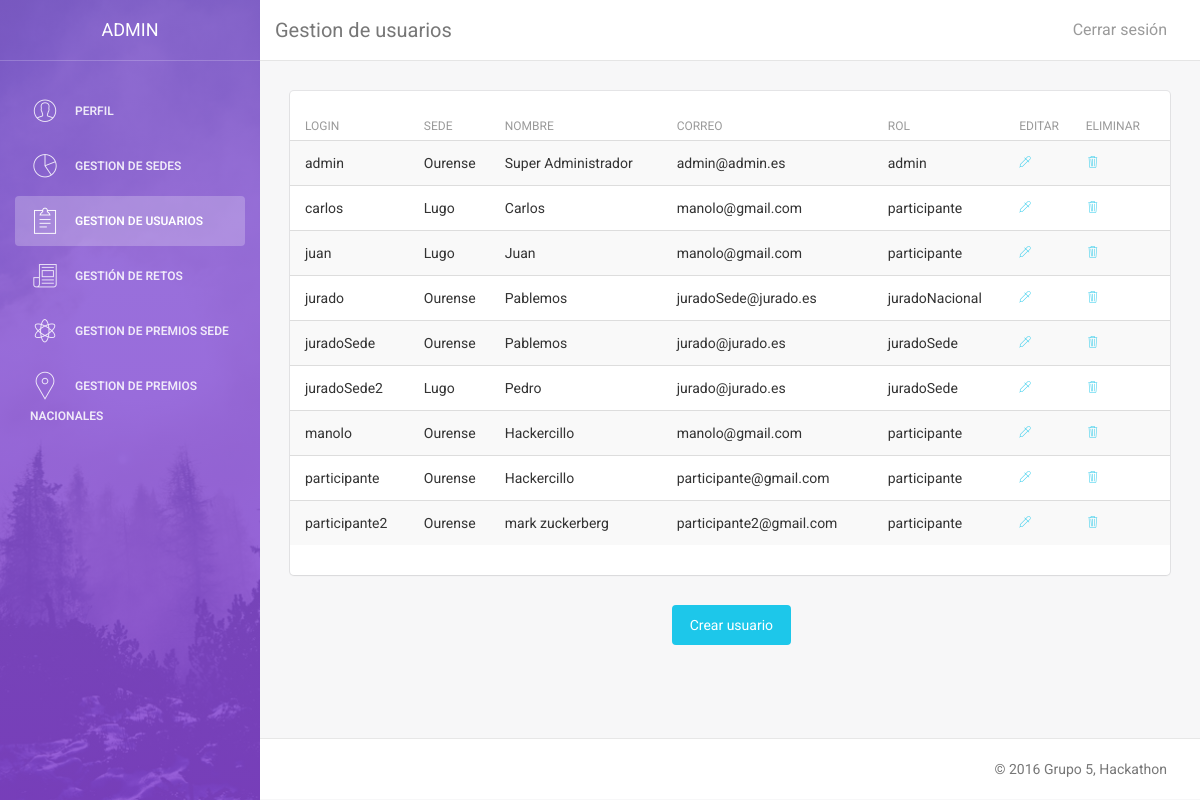
The app's page /vistas/admin/a_usuarios.php (signed in), older data.
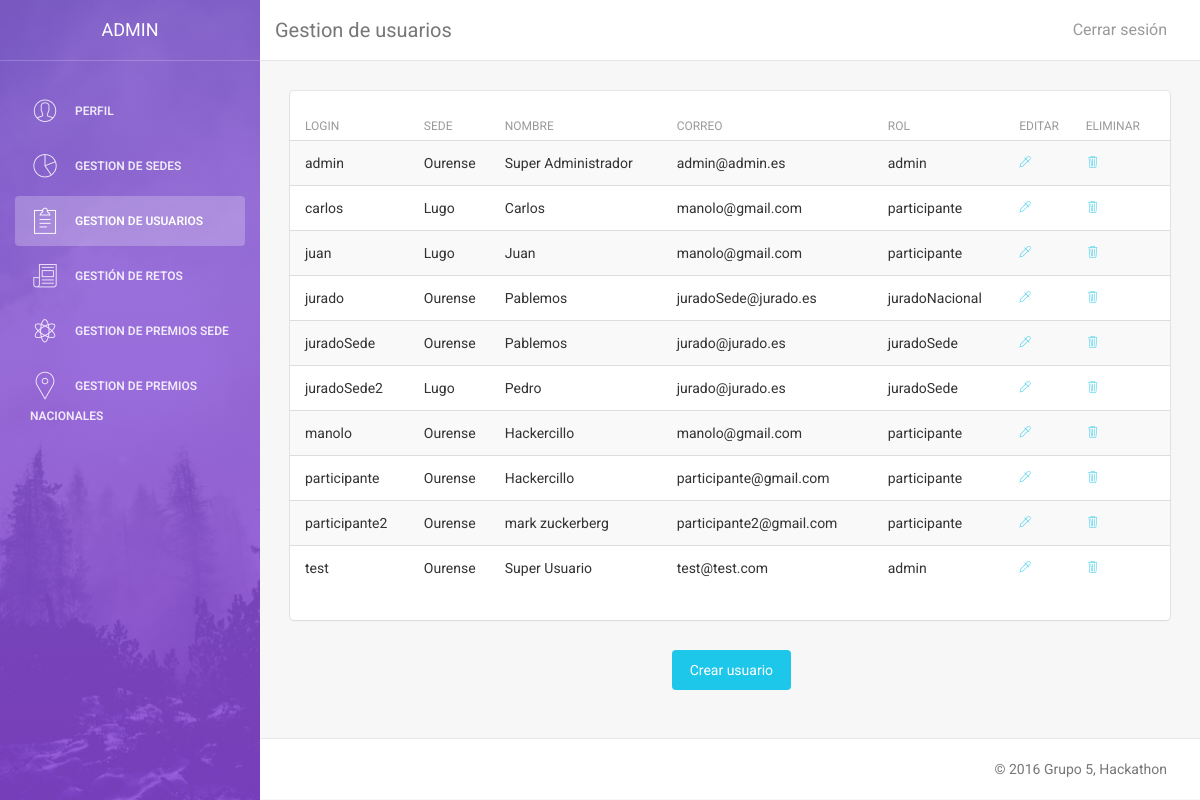
The same page, newer data.
### tables this page shows
CREATE TABLE IF NOT EXISTS Usuario (
  `idUsuario` VARCHAR(50) NOT NULL,
  `Sede_idSede` VARCHAR(50) NOT NULL,
  `Nombre` VARCHAR(50) NOT NULL,
  `Password` VARCHAR(300) NOT NULL,
  `Email` VARCHAR(50) NOT NULL,
  `Idioma` ENUM('esp', 'eng') NOT NULL DEFAULT 'esp',
  `Equipo_idEquipo` VARCHAR(50) DEFAULT NULL,
  `Rol` ENUM('admin', 'juradoNacional', 'juradoSede', 'participante') DEFAULT 'participante',
   PRIMARY KEY (`idUsuario`),
  CONSTRAINT `fk_Usuario_Sede`
    FOREIGN KEY (`Sede_idSede`)
    REFERENCES Sede(`idSede`)
    ON DELETE CASCADE
    ON UPDATE CASCADE,
  CONSTRAINT `fk_Usuario_Equipo`
    FOREIGN KEY (`Equipo_idEquipo`)
    REFERENCES Equipo(`idEquipo`)
    ON DELETE CASCADE
    ON UPDATE CASCADE);

### modelo/esp.php (called while the page is built, shortened)
<?php
$idioma["aceptar"] = "Aceptar";
$idioma["cancelar"] = "Cancelar";
$idioma["editar"] = "Editar";
$idioma["eliminar"] = "Eliminar";
$idioma["volver"] = "Volver";
$idioma["crear"] = "Crear";
$idioma["modificar"] = "Modificar";
$idioma["cerrar"] = "Cerrar sesión";
$idioma["si"] = "SI";
$idioma["no"] = "NO";
$idioma["ver"] = "Ver";
$idioma["add"] = "Añadir";
$idioma['perfil'] = "Perfil";
$idioma['editar_perfil'] = "Editar perfil";
$idioma['eliminar_perfil'] = "Eliminar mi cuenta";
$idioma['rol'] = "Rol";
$idioma['idioma'] = "Idioma";
$idioma['nueva_pass'] = "Nueva contraseña";
$idioma["login_introduccion"] = "Bienvenido a la pagina del Hackaton.";
$idioma["login_introduccion2"] = "El mayor evento de retos del mundo";
$idioma["login_logueate"] = "Logueate en nuestro sitio";
$idioma["login_introduzca"] = "Introduzca su usario y contraseña para entrar:";
$idioma["login_usuario"] = "Usuario";
$idioma["login_pass"] = "Contraseña";
$idioma["login_aceptar"] = "Entra!";
$idioma["login_registrar"] = "Regístrate";
$idioma["login_or"] = "o si no...";
$idioma["login_visita"] = "Mira los retos";
$idioma["login_retos"] = "Retos";
$idioma['login_frase_retos'] = "Haz click en los retos para ver su descripcion";
$idioma['volver_login'] = "Volver al login";
$idioma['crear_reto'] = "¡Crea un reto!";
$idioma["registro_introduccion"] = "Bienvenido a la pagina del Hackaton.";
$idioma["registro_introduccion2"] = "El mayor evento de retos del mundo";
$idioma["registro_registrate"] = "Regístrate en nuestro sitio";
$idioma["registro_introduzca"] = "Rellena los campos para regístrarte:";
$idioma["registro_usuario"] = "Usuario";
$idioma["registro_sede"] = "Sede";
$idioma["registro_nombre"] = "Nombre";
$idioma["registro_pass"] = "Contraseña";
$idioma["registro_email"] = "Correo";
$idioma["registro_equipo"] = "Equipo";
$idioma["registro_aceptar"] = "Regístrate";
$idioma["registro_volver"] = "Volver";
$idioma["reto_introduce"] = "Completa los siguientes campos";
$idioma["gestion_retos"] = "Gestión de retos";
$idioma["retoSi"] = "Retos aceptados";
$idioma["retoNo"] = "Retos no aceptados";
$idioma["reto_nombre"] = "Nombre del reto";
$idioma["reto_descripcion"] = "Descripción";
$idioma["reto_aceptado"] = "Aceptado";
$idioma["reto_crear"] = "Crear reto";
$idioma["reto_modificar"] = "Modificar reto";
$idioma['retos'] = "Retos";
$idioma['reto_eliminar'] = "Eliminar reto";
$idioma["gestion_sedes"] = "Gestion de sedes";
$idioma["nueva_sede"] = "Nueva Sede";
$idioma["id_Sede"] = "Introduzca Ubicación";
$idioma["nombre_sede"] = "Nombre de sede";
$idioma["eliminar_sede"] = "Eliminar sede";
?>

### modelo/model_usuario.php (called while the page is built, shortened)
<?php
include_once 'connect_DB.php';
class Usuario {
    public function listar(){
        $db = new Database();
        $sqlUsuario = $db->consulta("SELECT * FROM Usuario");
        $arrayUsuario = array();
        while ($row_usuario = mysqli_fetch_assoc($sqlUsuario))
            $arrayUsuario[] = $row_usuario;
        return $arrayUsuario;
    }
}
?>

### modelo/connect_DB.php (called while the page is built, shortened)
<?php
class Database {
    var $conexion;
    public function __construct($host="localhost",$user="admin_hackaton",
                                $pass="iu", $db="et1_hackaton"){
        $this->conexion = mysqli_connect($host, $user, $pass, $db);
    }
    public function consulta($sentencia){
        return mysqli_query($this->conexion,$sentencia);
    }
}
?>

### vistas/admin/a_usuarios.php (the view, shortened to what the changed rows need)
<!doctype html>
<html lang="en">
    <?php
    include_once '../../modelo/model_usuario.php';
    $usuario = new Usuario();
    $usuarios = $usuario->listar();
    ?>
    <body>
        <div class="wrapper">
            <div class="main-panel">
                <div class="content">
                    <div class="container-fluid">
                        <div class="row">
                            <div class="col-md-12">
                                <div class="card">
                                    <div class="content table-responsive table-full-width">
                                        <table class="table table-hover table-striped">
                                            <thead>
                                                <th>Login</th>
                                                <th><?php echo $idioma["registro_sede"]; ?></th>
                                                <th><?php echo $idioma["registro_nombre"]; ?></th>
                                                <th><?php echo $idioma["registro_email"]; ?></th>
                                                <th><?php echo $idioma["rol"]; ?></th>
                                                <th><?php echo $idioma["editar"]; ?></th>
                                                <th><?php echo $idioma["eliminar"]; ?></th>
                                            </thead>
                                            <tbody>
                                                <?php foreach ($usuarios as $u){ ?>
                                                <tr>
                                                    <td><?php echo $u['idUsuario'];?></td>
                                                    <td><?php echo $u['Sede_idSede'];?></td>
                                                    <td><?php echo $u['Nombre'];?></td>
                                                    <td><?php echo $u['Email'];?></td>
                                                    <td><?php echo $u['Rol'];?></td>
                                                    <td><a href="a_usu_mod.php?usu=<?php echo $u['idUsuario'];?>"><i class="pe-7s-eyedropper"></i></a></td>
                                                    <td><a href="a_usu_del.php?usu=<?php echo $u['idUsuario'];?>"><i class="pe-7s-trash"></i></a></td>
                                                </tr>
                                                <?php }?>
                                            </tbody>
                                        </table>
                                    </div>
                                </div>
                            </div>
                        </div>
                    </div>
                </div>
            </div>
        </div>
    </body>
</html>

Row changes from the older to the newer data that the page shows:
added usuario: idUsuario "test", Sede_idSede "Ourense", Nombre "Super Usuario", Email "test@test.com", Rol "admin"
